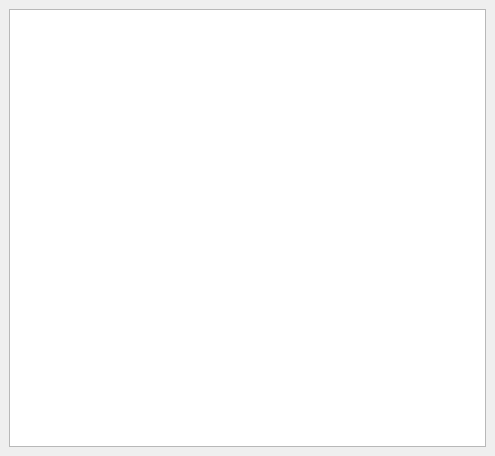
<ui version="4.0" >
 <class>QrestHelpViewerClass</class>
 <widget class="QMainWindow" name="QrestHelpViewerClass" >
  <property name="geometry" >
   <rect>
    <x>0</x>
    <y>0</y>
    <width>495</width>
    <height>456</height>
   </rect>
  </property>
  <property name="windowTitle" >
   <string>Qrest - Online Help</string>
  </property>
  <property name="windowIcon" >
   <iconset resource="../../../resources/pixmaps.qrc" >
    <normaloff>:/icons/pix/zesticon.png</normaloff>:/icons/pix/zesticon.png</iconset>
  </property>
  <widget class="QWidget" name="centralwidget" >
   <property name="geometry" >
    <rect>
     <x>0</x>
     <y>0</y>
     <width>495</width>
     <height>456</height>
    </rect>
   </property>
   <layout class="QGridLayout" name="gridLayout" >
    <item row="0" column="0" >
     <widget class="QTextBrowser" name="helpBrowser" >
      <property name="openExternalLinks" >
       <bool>true</bool>
      </property>
     </widget>
    </item>
   </layout>
  </widget>
 </widget>
 <resources>
  <include location="../../../resources/pixmaps.qrc" />
 </resources>
 <connections/>
</ui>
